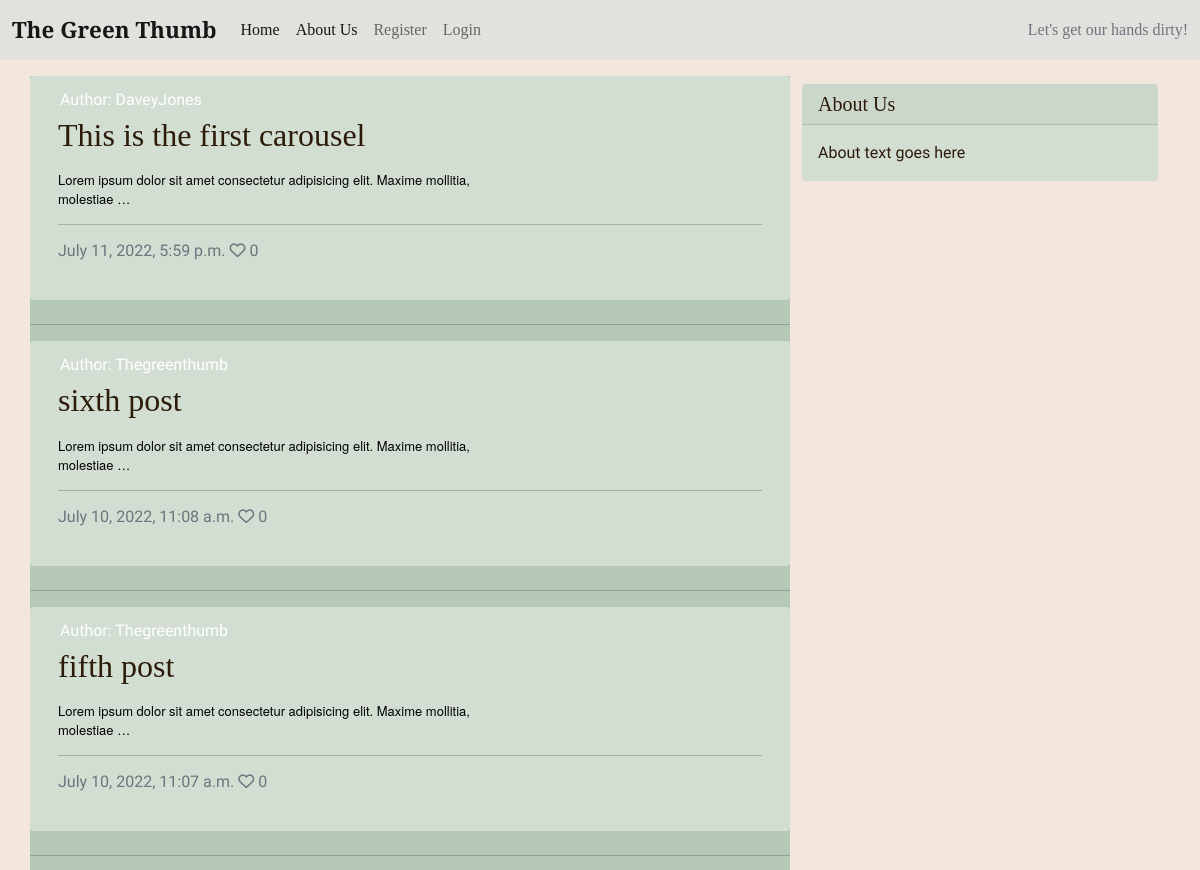
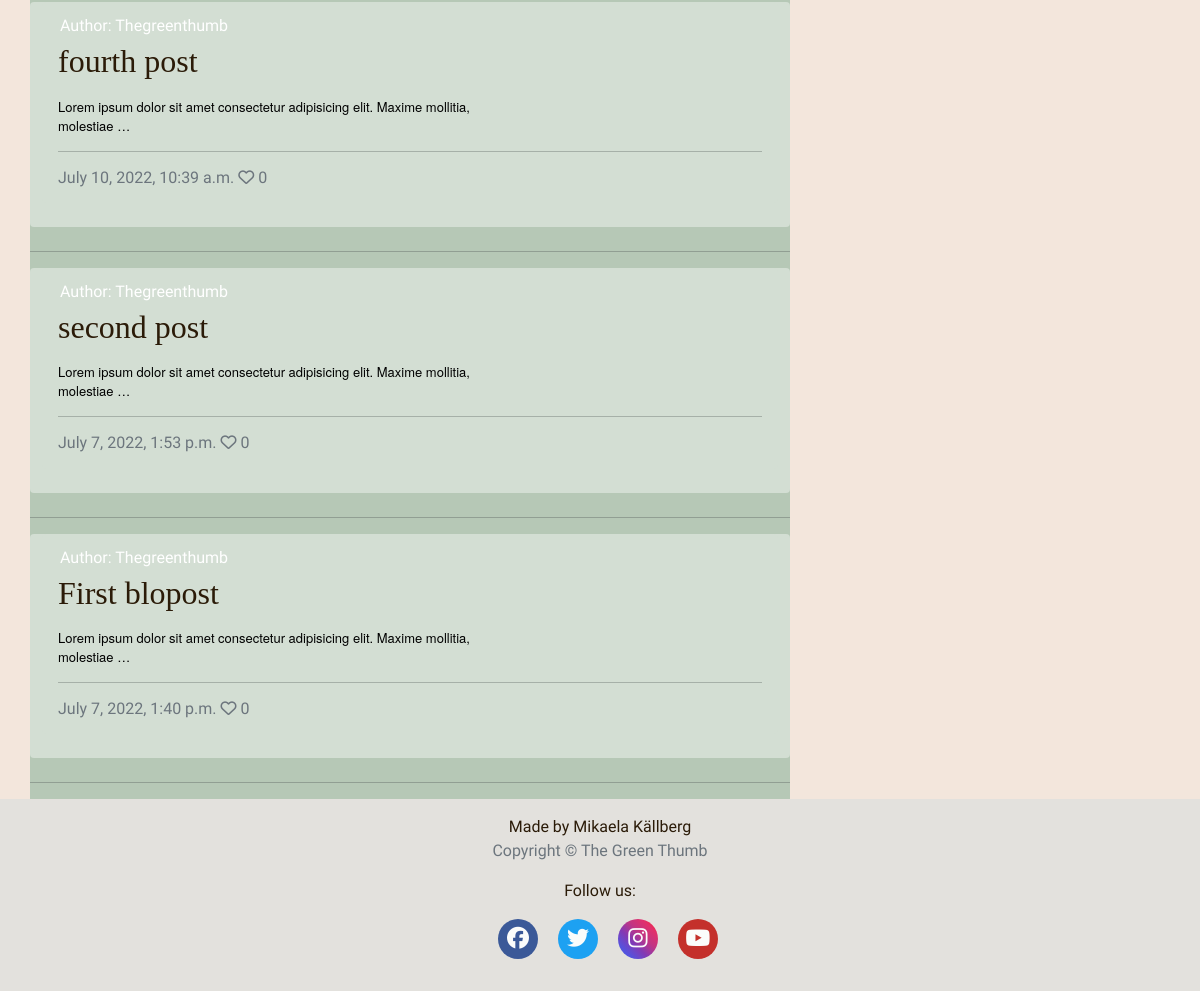
The app's page /, older data (2 pictures, top to bottom).
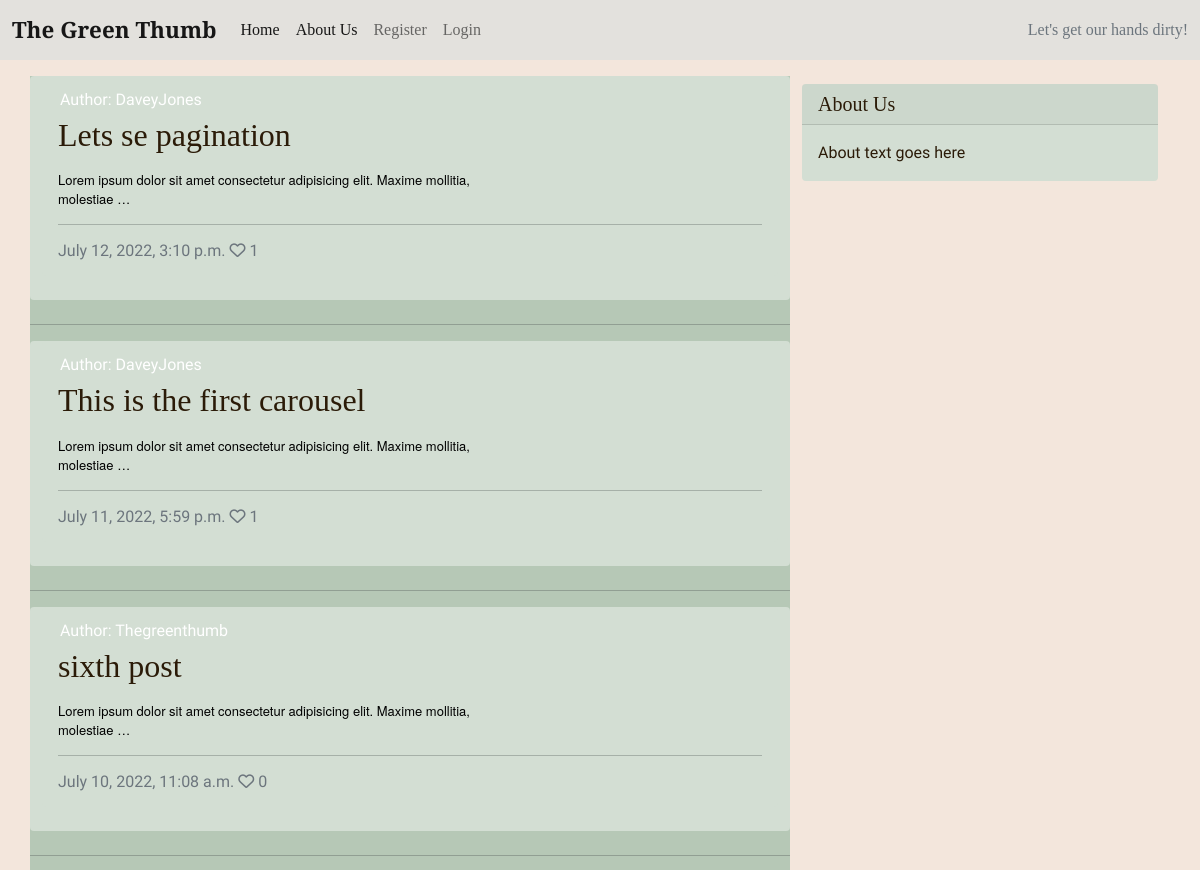
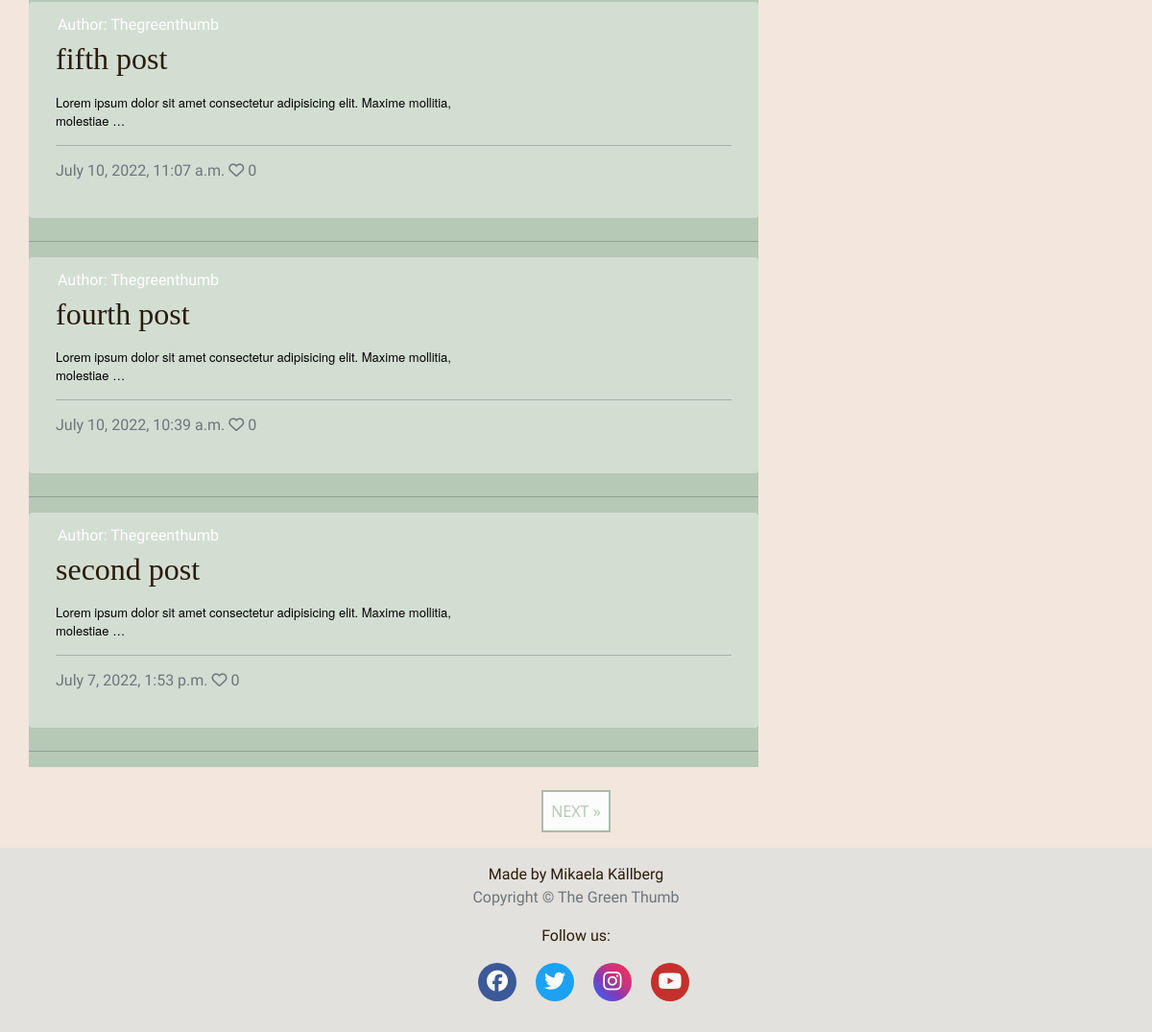
The same page, newer data (2 pictures, top to bottom).
### blog/models.py (models this page shows, shortened)
class BlogPost(models.Model):
    title = models.CharField(
        max_length=200, unique=True, null=False, blank=False)
    slug = models.SlugField(max_length=200, unique=True)
    created_on = models.DateTimeField(auto_now_add=True)
    updated_on = models.DateTimeField(auto_now=True)
    content = models.TextField(blank=True)
    excerpt = models.TextField(blank=True)
    author = models.ForeignKey(
        User, on_delete=models.CASCADE, related_name='blog_posts',
        default=id(0))
    status = models.IntegerField(choices=STATUS, default=0)
    featured_image = CloudinaryField('image', default='placeholder')
    alt_tag = models.CharField(max_length=100, default='image related to post')
    likes = models.ManyToManyField(
        User, related_name='blogpost_like', blank=True)
    class Meta:
        ordering = ['-created_on']
    def number_of_likes(self):
        return self.likes.count()

### blog/views.py (the view)
# urls.py: path('', views.PostList.as_view(), name='home'),
class PostList(ListView):
    model = BlogPost
    queryset = BlogPost.objects.filter(status=1).order_by('-created_on')
    context_object_name = 'post_list'
    template_name = 'index.html'
    paginate_by = 6

### templates/index.html (shortened to what this page needs)
{% extends "base.html" %}
{% block content %}
<div class="container">
    <div class="row">
        <div class="col-md-8 mt-3 left">
            <div class="row content-clr">
                {% for post in post_list %}
                <div class="card mb-4">
                    <div class="card mb-4">
                        <div class="card-body">
                            <div class="image-container">
                                <div class="image-flash">
                                    <p class="author">Author: {{ post.author }}</p>
                                </div>
                            </div>
                            <a href="{% url 'post_detail' post.slug %}" class="post-link">
                                <h2 class="card-title">{{ post.title }}</h2>
                                <p class="card-text">{{ post.content|truncatewords:50|safe }} </p>
                            </a>
                            <hr />
                            <p class="card-text text-muted h6">{{ post.created_on}} <i class="far fa-heart"></i>
                                {{ post.number_of_likes }}</p>
                        </div>
                    </div>
                </div>
                <hr>
                {% endfor %}
            </div>
        </div>
        {% block sidebar %}
        {% include 'sidebar.html' %}
        {% endblock sidebar %}
    </div>
    {% if is_paginated %}
    <nav aria-label="Page navigation">
        <ul class="pagination justify-content-center">
            {% if page_obj.has_next %}
            <li><a href="?page={{ page_obj.next_page_number }}" class="next"> NEXT &raquo;</a></li>
            {% endif %}
        </ul>
    </nav>
    {% endif %}
</div>
{%endblock%}

### templates/base.html (shortened to what this page needs)
{% load static %}
<!DOCTYPE html>
<html class="h-100">
<head>
    <link rel="stylesheet" href="https://cdnjs.cloudflare.com/ajax/libs/font-awesome/5.15.3/css/all.min.css">
    <link href="https://cdn.jsdelivr.net/npm/bootstrap@5.0.1/dist/css/bootstrap.min.css" rel="stylesheet"
>
    <link rel="stylesheet" href="{% static 'css/style.css' %}">
</head>
<body class="d-flex flex-column h-100 main-bg">
    <nav class="navbar navbar-expand-lg navbar-light nav-css-settings">
        <div class="container-fluid">
            <a class="navbar-brand" href="{% url 'home' %}"><span class="brand">The Green Thumb</span></a>
            <div class="collapse navbar-collapse" id="navbarText">
                <ul class="navbar-nav me-auto mb-2 mb-lg-0">
                    <li class="nav-item">
                        <a class="nav-link active" aria-current="page" href="{% url 'home' %}">Home</a>
                    </li>
                    <li class="nav-item">
                        <a class="nav-link active" aria-current="page" href="{% url 'about' %}">About Us</a>
                    </li>
                    {% if user.is_authenticated %}
                    <li class="nav-item">
                        <a class="nav-link" href="{% url 'account_logout' %}">Logout</a>
                    </li>
                    {% else %}
                    <li class="nav-item">
                        <a class="nav-link" href="{% url 'account_signup' %}">Register</a>
                    </li>
                    <li class="nav-item">
                        <a class="nav-link" href="{% url 'account_login' %}">Login</a>
                    </li>
                    {% endif %}
                </ul>
                <span class="navbar-text text-muted d-none d-lg-block">
                    Let's get our hands dirty!
                </span>
            </div>
        </div>
    </nav>
    <main class="flex-shrink-0 main-bg">
        {% block content %}{% endblock content %}
    </main>
    <footer class="footer mt-auto py-3 footer-css-settings">
                    <p class="m-0 text-center">Made by Mikaela Källberg</p>
                    <p class="copyright text-muted text-center">Copyright &copy; The Green Thumb {% load copyrighttags %}{% getCopyrightYears %} </p>
                    <p class="social">Follow us:</p>
                    <p class="social social-links ">
                        <a href="" target="_blank" rel="noopener noreferrer"><i class="fa-brands fa-facebook ms-3 social-link-facebook"></i></a>
                        <a href="" target="_blank" rel="noopener noreferrer"><i class="fa-brands fa-twitter ms-3 social-link-twitter"></i></a>
                        <a href="" target="_blank" rel="noopener noreferrer"><i class="fa-brands fa-instagram ms-3 social-link-instagram"></i></a>
                        <a href="" target="_blank" rel="noopener noreferrer"><i class="fa-brands fa-youtube ms-3 social-link-youtube"></i></a>
                    </p>
    </footer>
</body>
</html>

### templates/sidebar.html
{% block sidebar %}
<div class="col-md-4 float-right d-none d-md-block">
<div class="card my-4">
        <h5 class="card-header">About Us</h5>
    <div class="card-body">
        <p class="card-text"> About text goes here</p>
    </div>
</div>
</div>
{% endblock sidebar %}

### static/css/style.css (style rules this page uses)
* { margin: 0; padding: 0; border: none; box-sizing: border-box; }
body { background-color: #f3e6dc; background-image: url('https://res.cloudinary.com/mikakallberg/image/upload/w_1000,ar_16:9,c_fill,g_auto,e_sharpen/v1656959952/dirt_sun_tndbjc.jpg'); background-position: center center; background-repeat: no-repeat; background-size: cover; background-attachment:fixed; }
html, body { height: 100%; }
h1, h2, h3, h4, h5 { font-family: 'Playfair Display', serif; color: #2b1b08; }
p { font-family: 'Gentium Book Plus', sans-serif; color: #2b1b08; }
a { text-decoration: none; color: inherit; }
.brand { font-size: 1.4rem; font-weight: 700; }
.content-clr { background-color: #b6c8b6; }
.card { border: none; background-color: #d3ded3; }
.next, .previous { color: #b6c8b6; position: relative; display: block; padding: 1vh; margin-top: 3vh; text-decoration: none; background-color: #fbfcfb; border: 2px solid #a8bda8; }
.nav-css-settings, .footer-css-settings { background-color: #e3e1dd; font-family: 'Playfair Display', serif; color: #2b1b08; }
.social { text-align: center; margin: 1rem; }
.social-links a i { height: 26px; width: 26px; padding: 12px 0; border-radius: 50%; font-size: 13px; line-height: 3px; text-align: center; color: #fbfcfb; }
.social-link-facebook { background: #3b5998; }
.social-link-twitter { background: #1DA1F2; }
.social-link-instagram { background: linear-gradient(45deg, #405de6, #5851db, #833ab4, #c13584, #e1306c, #fd1d1d); }
.social-link-youtube { background: #c4302b; }
.image-container { position: relative; }
.image-flash { position: absolute; bottom: 0; min-width: 30%; left: -2px; background-color: transparent; }
.author { color: white; margin: 4px; text-transform: capitalize; }
.post-link { text-decoration: none; }
@media screen and (min-width: 550px) { .social-links a i { height: 40px; width: 40px; font-size: 22px; line-height: 14px; } }

Row changes from the older to the newer data that the page shows:
no longer on this page (row unchanged): BlogPost: author "Thegreenthumb", title "First blopost", content "Lorem ipsum dolor sit amet consectetur adipisicing elit. Maxime mollitia, molestiae …", created_on "July 7, 2022, 1:40 p.m.", number_of_likes "0"
added BlogPost: author "DaveyJones", title "Lets se pagination", content "Lorem ipsum dolor sit amet consectetur adipisicing elit. Maxime mollitia, molestiae …", created_on "July 12, 2022, 3:10 p.m.", number_of_likes "1"
computed for BlogPost "This is the first carousel": number_of_likes "0" → "1"
Text that changed along with them:
text now shown: "NEXT »"
